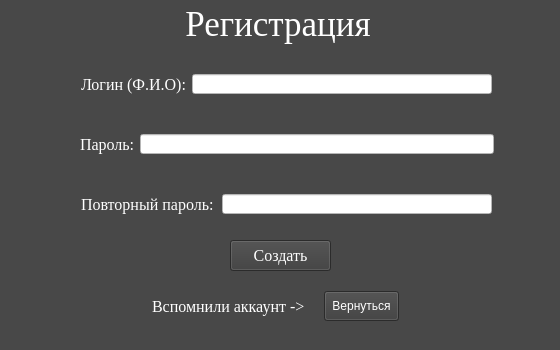
<?xml version="1.0" encoding="UTF-8"?>
<ui version="4.0">
 <class>registration_form</class>
 <widget class="QMainWindow" name="registration_form">
  <property name="geometry">
   <rect>
    <x>0</x>
    <y>0</y>
    <width>560</width>
    <height>350</height>
   </rect>
  </property>
  <property name="minimumSize">
   <size>
    <width>560</width>
    <height>350</height>
   </size>
  </property>
  <property name="maximumSize">
   <size>
    <width>560</width>
    <height>350</height>
   </size>
  </property>
  <property name="windowTitle">
   <string>Регистрация</string>
  </property>
  <property name="styleSheet">
   <string notr="true">background-color: rgb(72, 72, 72);
color: rgb(255, 255, 255);</string>
  </property>
  <widget class="QWidget" name="centralwidget">
   <widget class="QLabel" name="l_title_reg">
    <property name="geometry">
     <rect>
      <x>-2</x>
      <y>-1</y>
      <width>560</width>
      <height>50</height>
     </rect>
    </property>
    <property name="minimumSize">
     <size>
      <width>560</width>
      <height>50</height>
     </size>
    </property>
    <property name="maximumSize">
     <size>
      <width>560</width>
      <height>50</height>
     </size>
    </property>
    <property name="sizeIncrement">
     <size>
      <width>560</width>
      <height>20</height>
     </size>
    </property>
    <property name="font">
     <font>
      <family>Times New Roman</family>
      <pointsize>26</pointsize>
     </font>
    </property>
    <property name="text">
     <string>Регистрация</string>
    </property>
    <property name="alignment">
     <set>Qt::AlignCenter</set>
    </property>
   </widget>
   <widget class="QWidget" name="layoutWidget">
    <property name="geometry">
     <rect>
      <x>150</x>
      <y>290</y>
      <width>253</width>
      <height>32</height>
     </rect>
    </property>
    <layout class="QHBoxLayout" name="horizontalLayout_2">
     <property name="spacing">
      <number>0</number>
     </property>
     <item>
      <widget class="QLabel" name="default_text">
       <property name="minimumSize">
        <size>
         <width>170</width>
         <height>20</height>
        </size>
       </property>
       <property name="maximumSize">
        <size>
         <width>170</width>
         <height>20</height>
        </size>
       </property>
       <property name="font">
        <font>
         <family>Times New Roman</family>
         <pointsize>12</pointsize>
        </font>
       </property>
       <property name="text">
        <string>Вспомнили аккаунт -&gt;</string>
       </property>
      </widget>
     </item>
     <item>
      <widget class="QPushButton" name="back_btn">
       <property name="minimumSize">
        <size>
         <width>75</width>
         <height>30</height>
        </size>
       </property>
       <property name="maximumSize">
        <size>
         <width>75</width>
         <height>30</height>
        </size>
       </property>
       <property name="cursor">
        <cursorShape>PointingHandCursor</cursorShape>
       </property>
       <property name="styleSheet">
        <string notr="true">
background-color: rgb(60, 60, 60);</string>
       </property>
       <property name="text">
        <string>Вернуться</string>
       </property>
      </widget>
     </item>
    </layout>
   </widget>
   <widget class="QPushButton" name="creat_ac_btn">
    <property name="geometry">
     <rect>
      <x>230</x>
      <y>240</y>
      <width>101</width>
      <height>31</height>
     </rect>
    </property>
    <property name="minimumSize">
     <size>
      <width>0</width>
      <height>31</height>
     </size>
    </property>
    <property name="maximumSize">
     <size>
      <width>101</width>
      <height>31</height>
     </size>
    </property>
    <property name="font">
     <font>
      <family>Times New Roman</family>
      <pointsize>12</pointsize>
     </font>
    </property>
    <property name="cursor">
     <cursorShape>PointingHandCursor</cursorShape>
    </property>
    <property name="styleSheet">
     <string notr="true">
background-color: rgb(60, 60, 60);</string>
    </property>
    <property name="text">
     <string>Создать</string>
    </property>
   </widget>
   <widget class="QWidget" name="layoutWidget">
    <property name="geometry">
     <rect>
      <x>80</x>
      <y>50</y>
      <width>414</width>
      <height>188</height>
     </rect>
    </property>
    <layout class="QVBoxLayout" name="verticalLayout">
     <item>
      <layout class="QHBoxLayout" name="default_5">
       <property name="spacing">
        <number>0</number>
       </property>
       <item>
        <widget class="QLabel" name="l_text_3">
         <property name="minimumSize">
          <size>
           <width>110</width>
           <height>40</height>
          </size>
         </property>
         <property name="maximumSize">
          <size>
           <width>110</width>
           <height>40</height>
          </size>
         </property>
         <property name="font">
          <font>
           <family>Times New Roman</family>
           <pointsize>12</pointsize>
          </font>
         </property>
         <property name="text">
          <string>Логин (Ф.И.О):</string>
         </property>
         <property name="alignment">
          <set>Qt::AlignLeading|Qt::AlignLeft|Qt::AlignVCenter</set>
         </property>
        </widget>
       </item>
       <item>
        <widget class="QLineEdit" name="new_username">
         <property name="minimumSize">
          <size>
           <width>300</width>
           <height>20</height>
          </size>
         </property>
         <property name="maximumSize">
          <size>
           <width>300</width>
           <height>20</height>
          </size>
         </property>
         <property name="font">
          <font>
           <family>Times New Roman</family>
           <pointsize>12</pointsize>
          </font>
         </property>
         <property name="styleSheet">
          <string notr="true">background-color: rgb(255, 255, 255);
color: rgb(0, 0, 0);</string>
         </property>
         <property name="text">
          <string/>
         </property>
        </widget>
       </item>
      </layout>
     </item>
     <item>
      <layout class="QHBoxLayout" name="default_6">
       <property name="spacing">
        <number>0</number>
       </property>
       <item>
        <widget class="QLabel" name="l_text_4">
         <property name="minimumSize">
          <size>
           <width>60</width>
           <height>40</height>
          </size>
         </property>
         <property name="maximumSize">
          <size>
           <width>60</width>
           <height>40</height>
          </size>
         </property>
         <property name="font">
          <font>
           <family>Times New Roman</family>
           <pointsize>12</pointsize>
          </font>
         </property>
         <property name="text">
          <string>Пароль:</string>
         </property>
         <property name="alignment">
          <set>Qt::AlignLeading|Qt::AlignLeft|Qt::AlignVCenter</set>
         </property>
        </widget>
       </item>
       <item>
        <widget class="QLineEdit" name="new_password">
         <property name="sizePolicy">
          <sizepolicy hsizetype="Expanding" vsizetype="Fixed">
           <horstretch>0</horstretch>
           <verstretch>0</verstretch>
          </sizepolicy>
         </property>
         <property name="minimumSize">
          <size>
           <width>0</width>
           <height>0</height>
          </size>
         </property>
         <property name="maximumSize">
          <size>
           <width>360</width>
           <height>20</height>
          </size>
         </property>
         <property name="font">
          <font>
           <family>Times New Roman</family>
           <pointsize>12</pointsize>
          </font>
         </property>
         <property name="styleSheet">
          <string notr="true">background-color: rgb(255, 255, 255);
color: rgb(0, 0, 0);</string>
         </property>
         <property name="text">
          <string/>
         </property>
        </widget>
       </item>
      </layout>
     </item>
     <item>
      <layout class="QHBoxLayout" name="horizontalLayout_3">
       <property name="spacing">
        <number>0</number>
       </property>
       <item>
        <widget class="QLabel" name="l_text_5">
         <property name="minimumSize">
          <size>
           <width>140</width>
           <height>40</height>
          </size>
         </property>
         <property name="maximumSize">
          <size>
           <width>140</width>
           <height>40</height>
          </size>
         </property>
         <property name="font">
          <font>
           <family>Times New Roman</family>
           <pointsize>12</pointsize>
          </font>
         </property>
         <property name="text">
          <string>Повторный пароль:</string>
         </property>
         <property name="alignment">
          <set>Qt::AlignLeading|Qt::AlignLeft|Qt::AlignVCenter</set>
         </property>
        </widget>
       </item>
       <item>
        <widget class="QLineEdit" name="replay_password">
         <property name="minimumSize">
          <size>
           <width>270</width>
           <height>20</height>
          </size>
         </property>
         <property name="maximumSize">
          <size>
           <width>270</width>
           <height>20</height>
          </size>
         </property>
         <property name="font">
          <font>
           <family>Times New Roman</family>
           <pointsize>12</pointsize>
          </font>
         </property>
         <property name="styleSheet">
          <string notr="true">background-color: rgb(255, 255, 255);
color: rgb(0, 0, 0);</string>
         </property>
         <property name="text">
          <string/>
         </property>
        </widget>
       </item>
      </layout>
     </item>
    </layout>
   </widget>
  </widget>
  <widget class="QMenuBar" name="menubar">
   <property name="geometry">
    <rect>
     <x>0</x>
     <y>0</y>
     <width>560</width>
     <height>21</height>
    </rect>
   </property>
  </widget>
  <widget class="QStatusBar" name="statusbar"/>
 </widget>
 <resources/>
 <connections/>
</ui>
